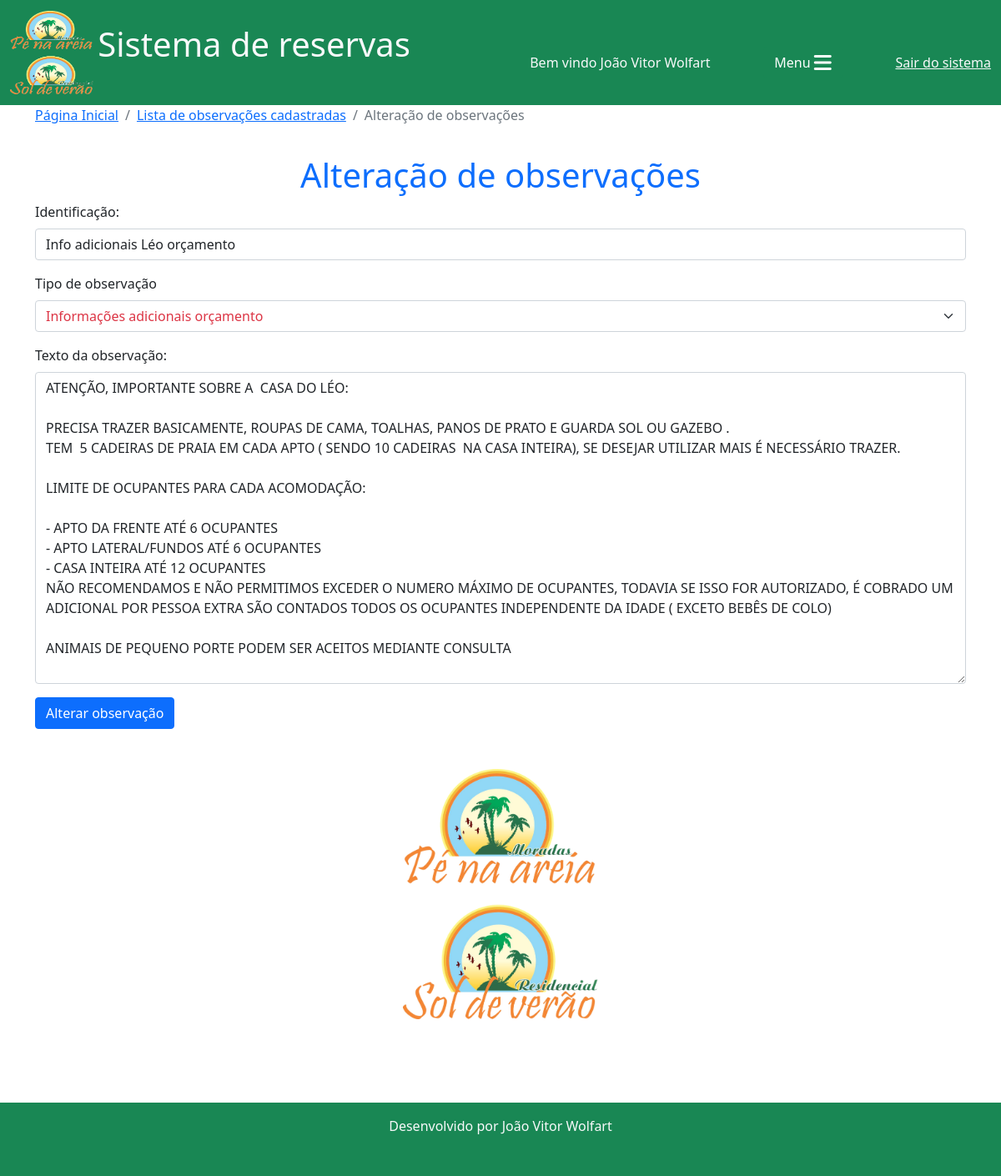
Before: /reservas/alterar_obs/19 (signed in) with the older database file.
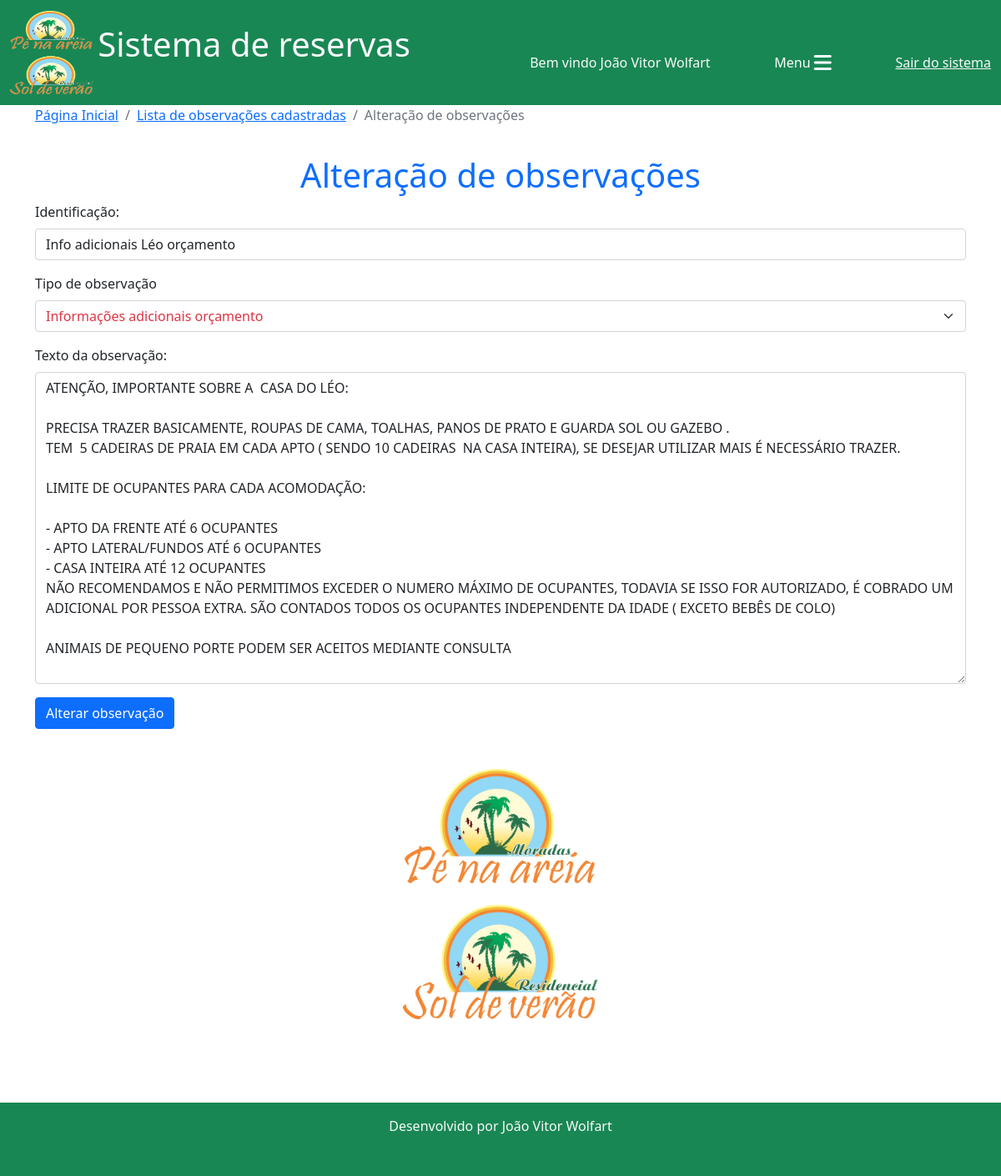
After: the same page with the newer database file.
### reservas/models.py (models this page shows, shortened)
class Observacao(models.Model):
    identificacao = models.CharField(max_length=50)
    tipo = models.ForeignKey(TipoObservacao, on_delete=models.CASCADE)
    descricao = models.TextField()

### reservas/views.py (the view, shortened to what this page needs)
# urls.py: path('alterar_obs/<int:id>', views.alterar_obs, name="alterar_obs"),
@login_required(login_url="login")
def alterar_obs(request, id):
    obs = Observacao.objects.get(id=id)
    tipos = TipoObservacao.objects.all()
    if request.method != "POST":
        return render(request, "form_alterar_obs.html", {"obs": obs, "tipos": tipos})

### reservas/templates/form_alterar_obs.html (shortened to what this page needs)
{% extends 'base.html'%}
{% load static %}
{% block 'conteudo'%}
<nav aria-label="breadcrumb">
  <ol class="breadcrumb">
    <li class="breadcrumb-item"><a href="{% url 'home'%}">Página Inicial</a></li>
    <li class="breadcrumb-item"><a href="{% url 'lista_obs'%}">Lista de observações cadastradas</a></li>
    <li class="breadcrumb-item active" aria-current="page">Alteração de observações</li>
  </ol>
</nav>
<h1 style="padding-top: 20px;" class="text-center text-primary">Alteração de observações</h1>
<div class="col-12">
    <form method="post" action="" enctype="multipart/form-data">
      <div class="mb-3">
        <label class="form-label">Identificação: </label>
        <input type="text" class="form-control" name="identificacao" placeholder="Identificação" value="{{obs.identificacao}}">
      </div>
      <div class="mb-3">
        <label class="form-label">Tipo de observação</label>
        <select class="form-select text-danger" name="tipo">
          {% for t in tipos %}
          {% if t == obs.tipo %}
          <option value="{{t.id}}" class="text-danger" selected>{{t.tipo}}</option>
          {% else %}
          <option value="{{t.id}}" class="text-danger">{{t.tipo}}</option>
          {% endif %}
          {% endfor %}
        </select>
      </div>
      <div class="mb-3">
        <label class="form-label">Texto da observação: </label>
        <textarea name="descricao" id="descricao" cols="30" rows="15" class="form-control">{{obs.descricao}}</textarea>
      </div>
      <button type="submit" class="btn btn-primary">Alterar observação</button>
    </form>
    <div class="row">
        <div style="height: 400px; text-align: center;">
          <img src="{% static 'img/logo1.png'%}" alt="" class="image-fluid mt-5" style="height: 300px; margin: 0 auto;">
        </div>
    </div>
</div>
{% endblock %}

Changed rows visible on the page:
changed Observacao "Info adicionais Léo orçamento": descricao "…UM ADICIONAL POR PESSOA EXTRA SÃO CONTADOS TODOS OS…" → "…UM ADICIONAL POR PESSOA EXTRA. SÃO CONTADOS TODOS OS…"
